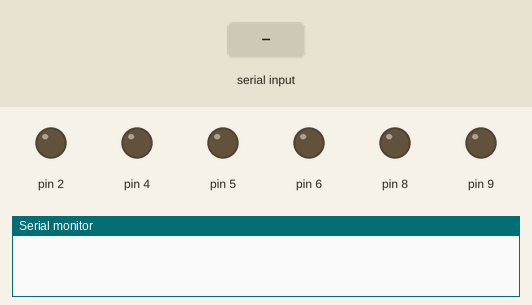
This sketch was run on a simulated Arduino Uno, built with avr-gcc and run on an emulated ATmega328P. On the bench: output pins drawn as LEDs (lit = HIGH), the last lines printed to the serial monitor. The inputs (shaded band) are chosen by the test bench.

Above: at 1.2 s.
1.3 s: "F" received over the second serial link
At 2.1 s:
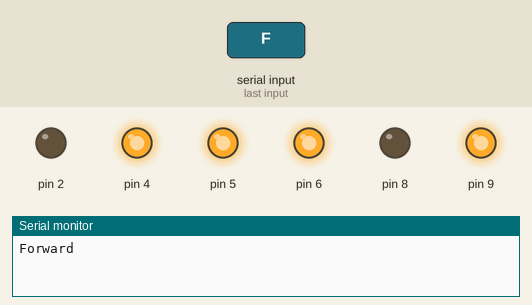
2.8 s: "L" received over the second serial link
At 3.2 s:
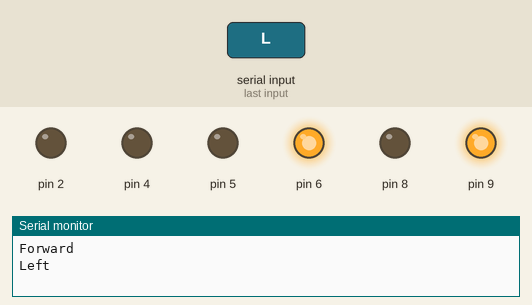
4.3 s: "R" received over the second serial link
At 5.5 s:
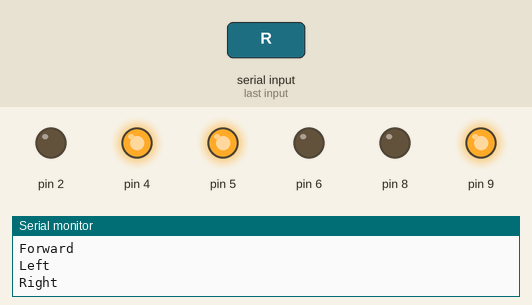
5.8 s: "B" received over the second serial link
At 6.7 s:
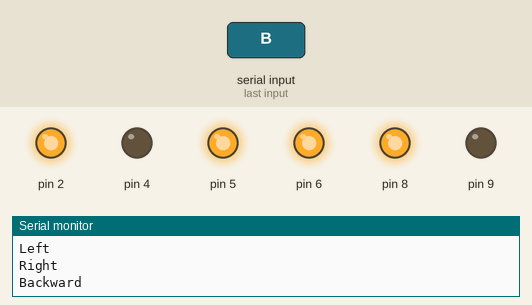
Timing chart, 0 to 8.3 s (numbered marks = the images above; inputs shaded):
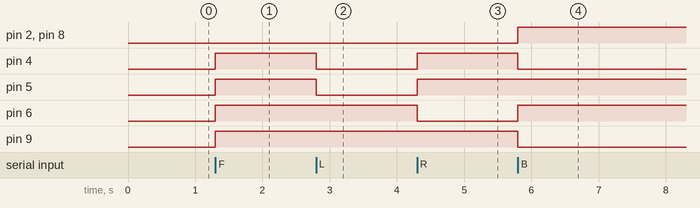

The sketch:

mov.ino
```cpp
#include "Robot.h"
#include <SoftwareSerial.h>

Robot tractor(9, 8, 6, 4, 2, 5);
SoftwareSerial BT(11,10);
int v;
String S = "";

void setup() {
  BT.begin(9600);
  Serial.begin(9600);
  tractor.init();
}

void loop() {
  if (BT.available())
  {
    char A =  BT.read();
    switch (A) {
      case 'F': //palantes
        Serial.println("Forward");
        tractor.analog_forward(255,255);
        break;
      case 'S': //paraaa
        Serial.println("Stop");
        tractor.analog_stop();
        break;
      case 'L': //gira pa izquierda
        Serial.println("Left");
        tractor.turn_left(255);
        break;
      case 'R': //gira pa derecha
        Serial.println("Right");
        tractor.turn_right(255);
        break;
      case 'B': //pa tras
        Serial.println("Backward");
        tractor.analog_backward(255,255);
        break;
      case 'C': //slider rueda izquierda
        A = BT.read();
        while (A != '/')
        {
          if (isDigit(A) or A == '.')
            S += A;
          A = BT.read();
          delay(50);
        }
        Serial.println(S);
        S = "";
        break;
      case 'H': //silder rueda derecha
        A = BT.read();
        while (A != '/')
        {
          if (isDigit(A) or A == '.')
            S += A;
          A = BT.read();
          delay(50);
        }
        Serial.println(S);
        S = "";
        break;
    }
  }
}
```

Robot.cpp
```cpp
#include "Arduino.h"
#include "Robot.h"

Robot::Robot(int r1_0, int r1_1, int pwm_r1, int r2_0, int r2_1, int pwm_r2)
{
    rueda_izq[0] = r1_0;
    rueda_izq[1] = r1_1;
    pin_pwm_izq = pwm_r1;
    rueda_der[0] = r2_0;
    rueda_der[1] = r2_1;
    pin_pwm_der = pwm_r2;
}

void Robot::init()
{
    pinMode(rueda_izq[0], OUTPUT);
    pinMode(rueda_izq[1], OUTPUT);
    pinMode(pin_pwm_izq, OUTPUT);
    pinMode(rueda_der[0], OUTPUT);
    pinMode(rueda_der[1], OUTPUT);
    pinMode(pin_pwm_der, OUTPUT);
}

void Robot::digital_stop()
{
    digitalWrite(rueda_izq[0], LOW);
    digitalWrite(rueda_izq[1], LOW);
    digitalWrite(rueda_der[0], LOW);
    digitalWrite(rueda_der[1], LOW);
    analogWrite(pin_pwm_izq, 0);
    analogWrite(pin_pwm_der, 0);
}

void Robot::digital_forward()
{
    digitalWrite(rueda_izq[0], HIGH);
    digitalWrite(rueda_izq[1], LOW);
    digitalWrite(rueda_der[0], HIGH);
    digitalWrite(rueda_der[1], LOW);
    analogWrite(pin_pwm_izq, 255);
    analogWrite(pin_pwm_der, 255);
}

void Robot::digital_backward()
{
    digitalWrite(rueda_izq[0], LOW);
    digitalWrite(rueda_izq[1], HIGH);
    digitalWrite(rueda_der[0], LOW);
    digitalWrite(rueda_der[1], HIGH);
    analogWrite(pin_pwm_izq, 255);
    analogWrite(pin_pwm_der, 255);
}

void Robot::analog_forward(int pwm1, int pwm2)
{
    digitalWrite(rueda_izq[0], HIGH);
    digitalWrite(rueda_izq[1], LOW);
    digitalWrite(rueda_der[0], HIGH);
    digitalWrite(rueda_der[1], LOW);
    analogWrite(pin_pwm_izq, pwm1);
    analogWrite(pin_pwm_der, pwm2);
}

void Robot::analog_stop()
{
    digitalWrite(rueda_izq[0], LOW);
    digitalWrite(rueda_izq[1], LOW);
    digitalWrite(rueda_der[0], LOW);
    digitalWrite(rueda_der[1], LOW);
    analogWrite(pin_pwm_izq, 0);
    analogWrite(pin_pwm_der, 0);
}

void Robot::analog_backward(int pwm1, int pwm2)
{
    digitalWrite(rueda_izq[0], LOW);
    digitalWrite(rueda_izq[1], HIGH);
    digitalWrite(rueda_der[0], LOW);
    digitalWrite(rueda_der[1], HIGH);
    analogWrite(pin_pwm_izq, pwm1);
    analogWrite(pin_pwm_der, pwm2);
}

void Robot::turn_right(int pwm)
{
    digitalWrite(rueda_izq[0], HIGH);
    digitalWrite(rueda_izq[1], LOW);
    digitalWrite(rueda_der[0], HIGH);
    digitalWrite(rueda_der[1], LOW);
    analogWrite(pin_pwm_izq, 0);
    analogWrite(pin_pwm_der, pwm);
}

void Robot::turn_left(int pwm)
{
    digitalWrite(rueda_izq[0], HIGH);
    digitalWrite(rueda_izq[1], LOW);
    digitalWrite(rueda_der[0], LOW);
    digitalWrite(rueda_der[1], LOW);
    analogWrite(pin_pwm_izq, pwm);
    analogWrite(pin_pwm_der, 0);
}
```

Robot.h
```cpp
#include "Arduino.h"
#ifndef ROBOT_H
#define ROBOT_H


class Robot{
public:
  Robot(int r1_0, int r1_1, int pwm_r1, int r2_0, int r2_1, int pwm_r2);
  void init();
  void digital_stop();
  void digital_forward();
  void digital_backward();
  void analog_forward(int pwm1, int pwm2);
  void analog_stop();
  void analog_backward(int pwm1, int pwm2);
  void turn_right(int pwm);
  void turn_left(int pwm);

private:
  int rueda_izq[2];
  int rueda_der[2];
  int pin_pwm_izq;
  int pin_pwm_der;
};
#endif
```

Measured:
- after the input at 1.3 s, pin 4–6, pin 9: LOW → HIGH at once
- after the input at 2.8 s, pin 4, pin 5: HIGH → LOW at once
- after the input at 4.3 s, pin 4, pin 5: LOW → HIGH at once; pin 6: HIGH → LOW at once
- after the input at 5.8 s, pin 2, pin 6, pin 8: LOW → HIGH at once; pin 4, pin 9: HIGH → LOW at once
